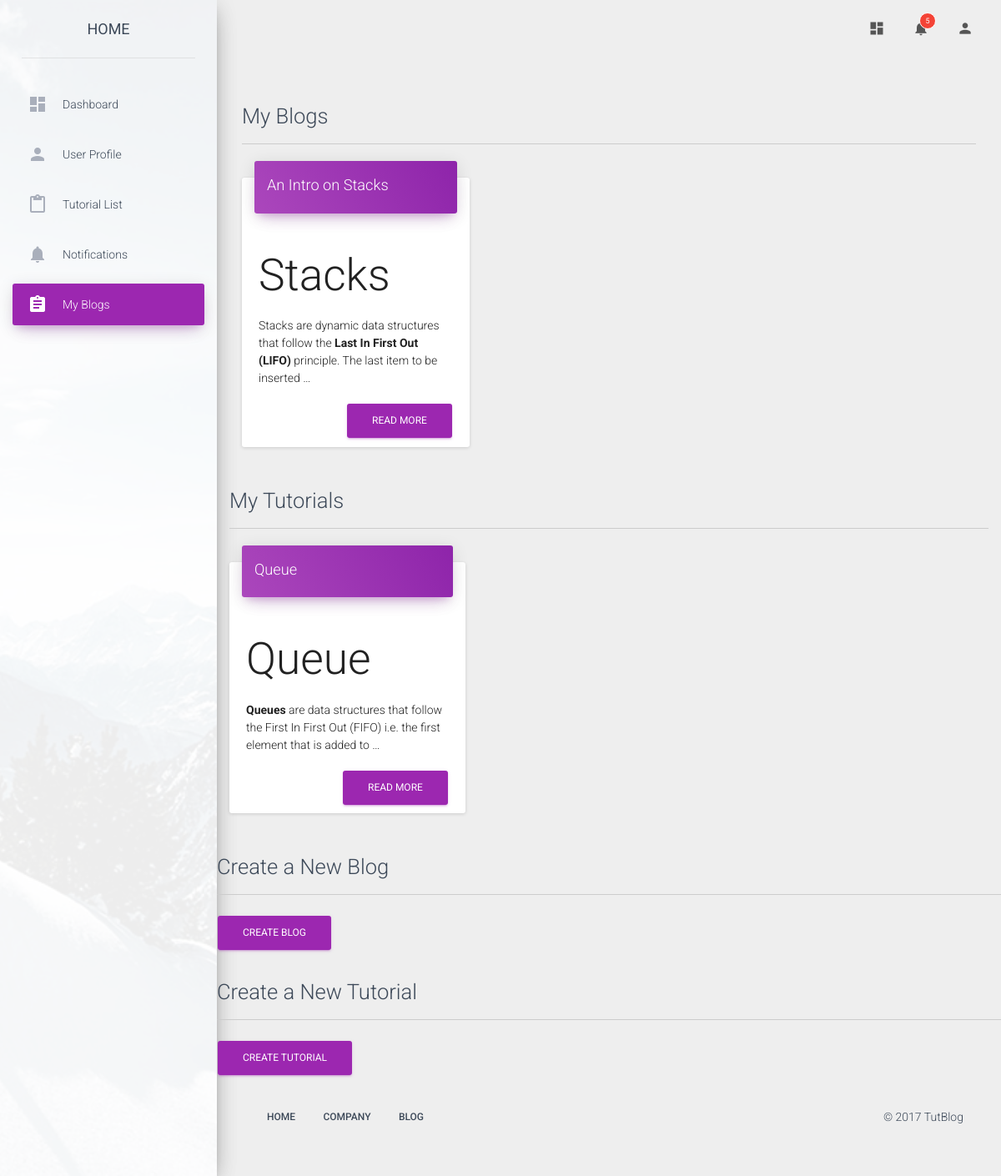
The app's page /myblogs/ (signed in), older data.
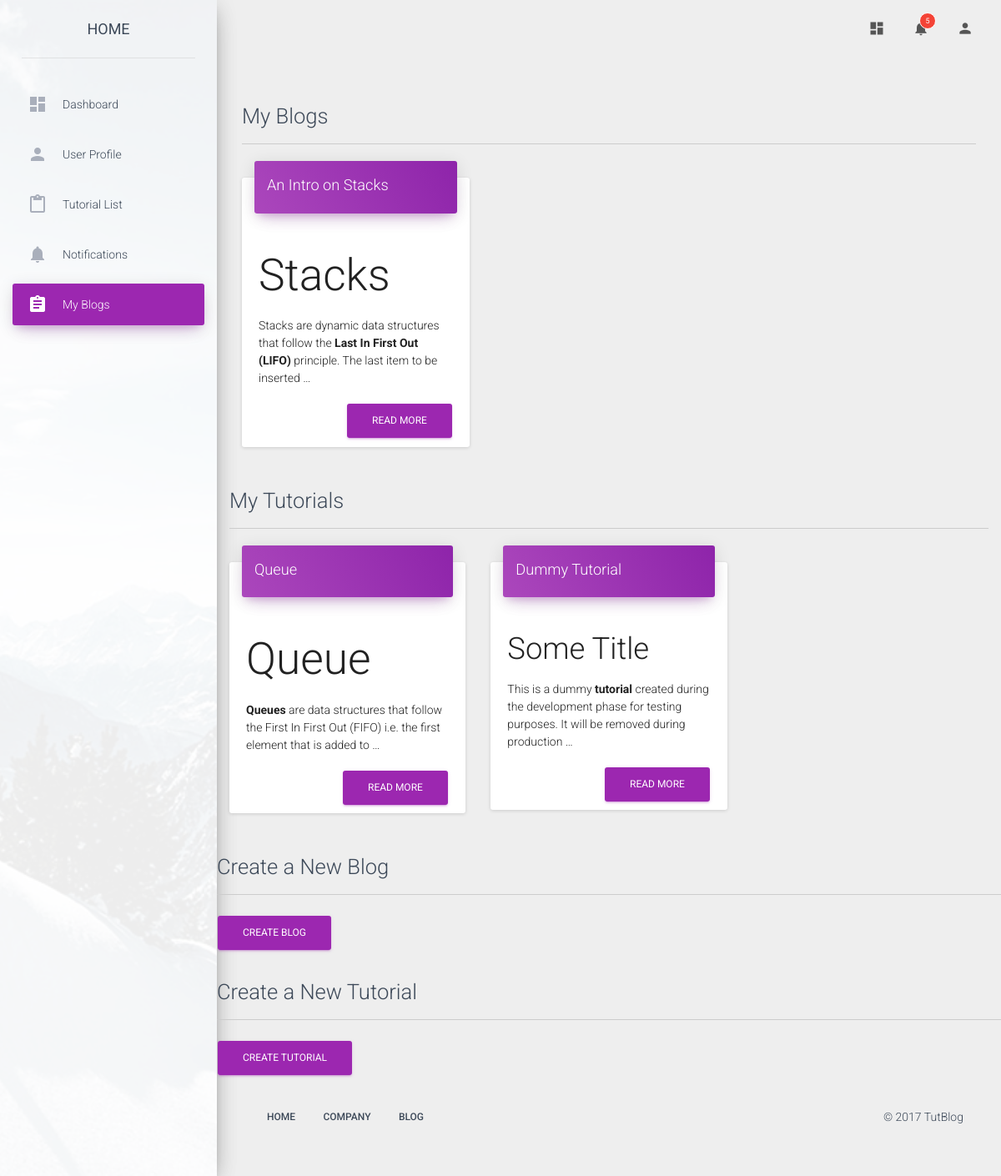
The same page, newer data.
### Blogs/models.py (models this page shows, shortened)
class Blog(models.Model):
	title = models.CharField(max_length=100, unique=True)
	slug = models.SlugField(max_length=100, unique=True)
	body = models.TextField()
	isTut = models.BooleanField(default=False)
	created = models.DateTimeField(db_index=True, auto_now_add=True)
	category = models.ManyToManyField(Category)
	updated = models.DateTimeField(db_index=True, auto_now=True)
	author = models.ForeignKey(User, on_delete=models.CASCADE)
	tags = models.ManyToManyField(Tags, blank = True)
	upvotes = models.ManyToManyField(User, related_name='blog_upvotes', blank=True)
	downvotes = models.ManyToManyField(User, related_name='blog_downvotes', blank=True)
	total_votes = models.IntegerField(default = 0)

### User/views.py (the view)
# urls.py: url(r'^myblogs/$', views.myblogs, name='myblogs'),
@login_required(login_url="/login/")
def myblogs(request):
	user=request.user
	blogs=user.blog_set.filter(isTut=False)
	tutorials=user.blog_set.filter(isTut=True)
	return render(request,"myblogs.html", { 'blogs': blogs, 'tutorials': tutorials, })

### Templates/myblogs.html (shortened to what the changed rows need)
<!doctype html>
{% load static %}
<html lang="en">
<head>
	<link href="{% static 'bootstrap/css/bootstrap.min.css' %}" rel="stylesheet" />
	<link href="{% static 'material-dashboard/css/material-dashboard.css' %}" rel="stylesheet"/>
	<link href="{% static 'material-dashboard/css/dashboard.css' %}" rel="stylesheet" />
	<link href="{% static 'ihover/css/ihover.min.css' %}" rel="stylesheet" />
	<link href="{% static 'font-awesome/css/font-awesome.min.css' %}" rel="stylesheet">
</head>
<body>
	<div class="wrapper">
		<div class="main-panel">
			<div class="content">
				<div class="container-fluid">
					<div class="row">
					{% for blog in blogs %}
						<div class="col-sm-4">
							<div class="card">
								<div class="card-header" data-background-color="purple">
									<h4 class="title">{{ blog.title }}</h4>
								</div>
								<div class="card-content">
									<p>{{ blog.body|safe|truncatewords:"20"|linebreaks }}</p>
									<form action="{% url 'blog_detail' blog.id %}"><button class="btn btn-primary pull-right" type="submit" name="button">Read More</button></form>
								</div>
							</div>
						</div>
					{% endfor %}
					{% if request.user.is_superuser %}
						<div class="row">
						{% for blog in tutorials %}
							<div class="col-sm-4">
								<div class="card">
									<div class="card-header" data-background-color="purple">
										<h4 class="title">{{ blog.title }}</h4>
									</div>
									<div class="card-content">
										<p>{{ blog.body|safe|truncatewords:"20"|linebreaks }}</p>
										<form action="{% url 'blog_detail' blog.id %}"><button class="btn btn-primary pull-right" type="submit" name="button">Read More</button></form>
									</div>
								</div>
							</div>
						{% endfor %}
					{% endif %}
				</div>
			</div>
		</div>
	</div>
</body>
</html>

Row changes from the older to the newer data that the page shows:
added Blog: title "Dummy Tutorial", body "Some Title This is a dummy tutorial created during the development phase for testing purposes. It will be removed during production …", shown under "My Tutorials"
